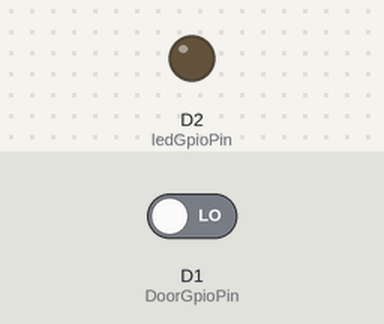
Simulated run of this sketch. Board: ESP8266 (NodeMCU). Shown: output pins drawn as LEDs (lit = HIGH). The inputs (shaded band) are chosen by the test bench; at power-on: D1 (DoorGpioPin) LOW. WiFi joins after 1.5 s; servers stay silent unless stated; what the sketch prints to the serial monitor is not drawn.

Above: at 2.8 s.
2.9 s: D1 (DoorGpioPin) driven HIGH
At 3.3 s:
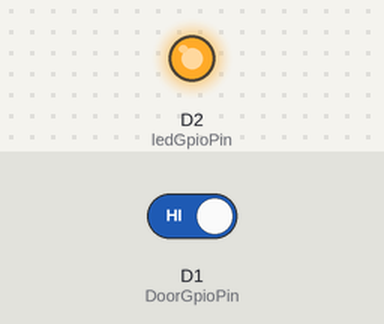
4.4 s: D1 (DoorGpioPin) driven LOW
At 5.7 s:
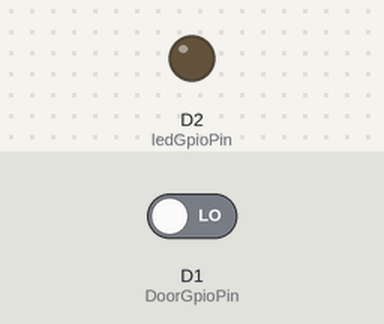
Timing chart, 0 to 7.4 s (numbered marks = the images above; inputs shaded):
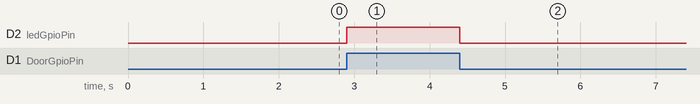

Measured:
- after the input at 2.9 s, D2 (ledGpioPin): LOW → HIGH at once
- after the input at 4.4 s, D2 (ledGpioPin): HIGH → LOW at once

The sketch:

ESP8266_MagneticDoor.ino
```cpp
#include <ESP8266WiFi.h>
#include <TridentTD_LineNotify.h>
#define SSID "--------------------"
#define PASSWORD "--------------------"
#define LINE_TOKEN "--------------------"
#define DoorGpioPin D1
#define ledGpioPin D2
#define closed 0
#define opened 1

int doorState = 0;
int ledState = 0;

void setup(){
  pinMode(DoorGpioPin, INPUT);
  pinMode(ledGpioPin, OUTPUT);
  // Connect to WiFi network
  Serial.println();
  Serial.print("Connecting to ");
  Serial.begin(115200);
  Serial.println();
  Serial.println(LINE.getVersion());

  WiFi.begin(SSID, PASSWORD);
  Serial.printf("WiFi connecting to %s\n", SSID);
  while (WiFi.status() != WL_CONNECTED){
    Serial.print(".");
    delay(400);
  }
  Serial.printf("\nWiFi connected\nIP : ");
  Serial.println(WiFi.localIP());

  // กำหนด Line Token
  LINE.setToken(LINE_TOKEN);

  // ตัวอย่างส่งข้อความ
  LINE.notify("เชื่อมต่อแล้ว");
}
void loop(){
  if (digitalRead(DoorGpioPin) == HIGH && doorState == opened)
  { // Print button pressed message.
    LINE.notify("ปิด");
    Serial.println("Close");
    doorState = closed;
    ledState = 1; //on
    digitalWrite(ledGpioPin, ledState);
  }
  if (digitalRead(DoorGpioPin) == LOW && doorState == closed)
  {
    LINE.notify("เปิด");
    Serial.println("Open");
    doorState = opened;
    ledState = 0; //off
    digitalWrite(ledGpioPin, ledState);
  }
}
```
